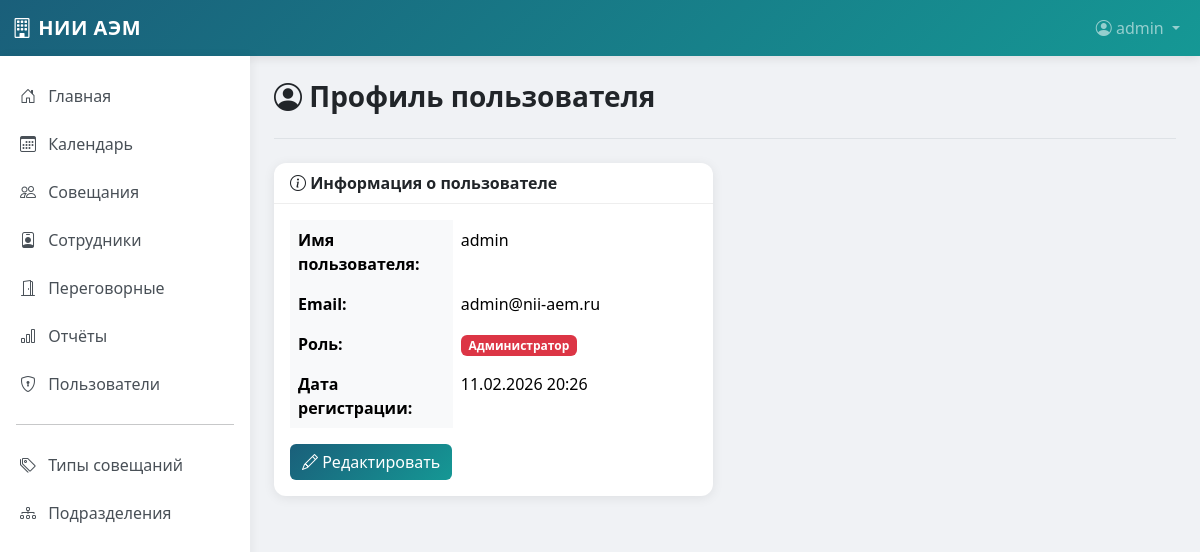
/auth/profile (signed in), run on the app's committed database.
### app/models.py (models this page shows, shortened)
class User(UserMixin, db.Model):
    id = db.Column(db.Integer, primary_key=True)
    username = db.Column(db.String(64), unique=True, nullable=False, index=True)
    email = db.Column(db.String(120), unique=True, nullable=False, index=True)
    password_hash = db.Column(db.String(256))
    role = db.Column(db.String(20), default='user')  # admin, manager, user
    employee_id = db.Column(db.Integer, db.ForeignKey('employee.id'), nullable=True)
    is_active = db.Column(db.Boolean, default=True)  # True = активен, False = заблокирован
    created_at = db.Column(db.DateTime, default=lambda: datetime.now(timezone.utc))
    employee = db.relationship('Employee', backref='user_account', uselist=False)
    def is_admin(self):
        return self.role == 'admin'

### app/routes/auth.py (the view)
@bp.route('/profile')
@login_required
def profile():
    return render_template('auth/profile.html')

### app/models.py (called while the page is built)
@login_manager.user_loader
def load_user(id):
    return User.query.get(int(id))

### app/templates/auth/profile.html (shortened to what this page needs)
{% extends "base.html" %}
{% block content %}
<div class="page-header">
    <h1><i class="bi bi-person-circle"></i> Профиль пользователя</h1>
</div>
<div class="row">
    <div class="col-md-6">
        <div class="card">
            <div class="card-header">
                <i class="bi bi-info-circle"></i> Информация о пользователе
            </div>
            <div class="card-body">
                <table class="table table-borderless">
                    <tr>
                        <th width="40%">Имя пользователя:</th>
                        <td>{{ current_user.username }}</td>
                    </tr>
                    <tr>
                        <th>Email:</th>
                        <td>{{ current_user.email }}</td>
                    </tr>
                    <tr>
                        <th>Роль:</th>
                        <td>
                            {% if current_user.role == 'admin' %}
                            <span class="badge bg-danger">Администратор</span>
                            {% elif current_user.role == 'manager' %}
                            <span class="badge bg-warning">Менеджер</span>
                            {% else %}
                            <span class="badge bg-secondary">Пользователь</span>
                            {% endif %}
                        </td>
                    </tr>
                    <tr>
                        <th>Дата регистрации:</th>
                        <td>{{ current_user.created_at.strftime('%d.%m.%Y %H:%M') }}</td>
                    </tr>
                </table>
                <a href="{{ url_for('auth.edit_profile') }}" class="btn btn-primary">
                    <i class="bi bi-pencil"></i> Редактировать
                </a>
            </div>
        </div>
    </div>
</div>
{% endblock %}

### app/templates/base.html (shortened to what this page needs)
<!DOCTYPE html>
<html lang="ru">
<head>
    <link href="https://cdn.jsdelivr.net/npm/bootstrap@5.3.2/dist/css/bootstrap.min.css" rel="stylesheet">
    <link href="https://cdn.jsdelivr.net/npm/bootstrap-icons@1.11.1/font/bootstrap-icons.css" rel="stylesheet">
    <link href="https://cdn.jsdelivr.net/npm/fullcalendar@6.1.10/index.global.min.css" rel="stylesheet">
</head>
<body>
    <nav class="navbar navbar-expand-lg navbar-dark">
        <div class="container-fluid">
            <a class="navbar-brand" href="{{ url_for('main.index') }}">
                <i class="bi bi-building"></i> НИИ АЭМ
            </a>
            <div class="collapse navbar-collapse" id="navbarNav">
                <ul class="navbar-nav ms-auto">
                    {% if current_user.is_authenticated %}
                    <li class="nav-item dropdown">
                        <a class="nav-link dropdown-toggle" href="#" id="userDropdown" role="button"
                           data-bs-toggle="dropdown" aria-expanded="false">
                            <i class="bi bi-person-circle"></i> {{ current_user.username }}
                        </a>
                    </li>
                    {% endif %}
                </ul>
            </div>
        </div>
    </nav>
    <div class="d-flex">
        {% if current_user.is_authenticated %}
        <nav class="sidebar d-none d-md-block">
            <ul class="nav flex-column">
                <li class="nav-item">
                    <a class="nav-link {{ 'active' if request.endpoint == 'main.index' }}"
                       href="{{ url_for('main.index') }}">
                        <i class="bi bi-house-door"></i> Главная
                    </a>
                </li>
                <li class="nav-item">
                    <a class="nav-link {{ 'active' if request.endpoint == 'main.calendar' }}"
                       href="{{ url_for('main.calendar') }}">
                        <i class="bi bi-calendar3"></i> Календарь
                    </a>
                </li>
                <li class="nav-item">
                    <a class="nav-link {{ 'active' if 'meetings' in request.endpoint }}"
                       href="{{ url_for('meetings.index') }}">
                        <i class="bi bi-people"></i> Совещания
                    </a>
                </li>
                <li class="nav-item">
                    <a class="nav-link {{ 'active' if 'employees' in request.endpoint }}"
                       href="{{ url_for('employees.index') }}">
                        <i class="bi bi-person-badge"></i> Сотрудники
                    </a>
                </li>
                <li class="nav-item">
                    <a class="nav-link {{ 'active' if 'rooms' in request.endpoint }}"
                       href="{{ url_for('rooms.index') }}">
                        <i class="bi bi-door-open"></i> Переговорные
                    </a>
                </li>
                <li class="nav-item">
                    <a class="nav-link {{ 'active' if 'reports' in request.endpoint }}"
                       href="{{ url_for('reports.index') }}">
                        <i class="bi bi-bar-chart"></i> Отчёты
                    </a>
                </li>
                {% if current_user.is_admin() %}
                <li class="nav-item">
                    <a class="nav-link {{ 'active' if 'admin' in request.endpoint }}"
                       href="{{ url_for('admin.users') }}">
                        <i class="bi bi-shield-lock"></i> Пользователи
                    </a>
                </li>
                {% endif %}
                <hr class="mx-3">
                <li class="nav-item">
                    <a class="nav-link" href="{{ url_for('meetings.types') }}">
                        <i class="bi bi-tags"></i> Типы совещаний
                    </a>
                </li>
                <li class="nav-item">
                    <a class="nav-link" href="{{ url_for('employees.departments') }}">
                        <i class="bi bi-diagram-3"></i> Подразделения
                    </a>
                </li>
            </ul>
        </nav>
        {% endif %}
        <main class="main-content flex-grow-1">
            {% block content %}{% endblock %}
        </main>
    </div>
</body>
</html>

### app/templates/base.html (style rules this page uses)
:root { --primary-color: #1a5f7a; --secondary-color: #159895; --accent-color: #57c5b6; --light-color: #f8f9fa; --dark-color: #212529; }
body { font-family: 'Segoe UI', Tahoma, Geneva, Verdana, sans-serif; background-color: #f0f2f5; min-height: 100vh; }
.navbar { background: linear-gradient(135deg, var(--primary-color), var(--secondary-color)); box-shadow: 0 2px 10px rgba(0,0,0,0.1); }
.navbar-brand { font-weight: 700; letter-spacing: 0.5px; }
.sidebar { background: white; box-shadow: 2px 0 10px rgba(0,0,0,0.05); min-height: calc(100vh - 56px); position: fixed; top: 56px; left: 0; width: 250px; z-index: 100; padding-top: 1rem; }
.sidebar .nav-link { color: #495057; padding: 0.75rem 1.25rem; border-radius: 0; transition: all 0.2s; }
.sidebar .nav-link i { width: 24px; margin-right: 8px; }
.main-content { margin-left: 250px; padding: 1.5rem; min-height: calc(100vh - 56px); }
.card { border: none; border-radius: 12px; box-shadow: 0 2px 12px rgba(0,0,0,0.08); transition: transform 0.2s, box-shadow 0.2s; }
.card-header { background: transparent; border-bottom: 1px solid #eee; font-weight: 600; }
.btn-primary { background: linear-gradient(135deg, var(--primary-color), var(--secondary-color)); border: none; }
.table th { background-color: #f8f9fa; font-weight: 600; border-top: none; }
.page-header { margin-bottom: 1.5rem; padding-bottom: 1rem; border-bottom: 1px solid #dee2e6; }
.page-header h1 { font-size: 1.75rem; font-weight: 600; color: var(--dark-color); }

### data on the page
User: username "admin", email "admin@nii-aem.ru", created_at "11.02.2026 20:26"
